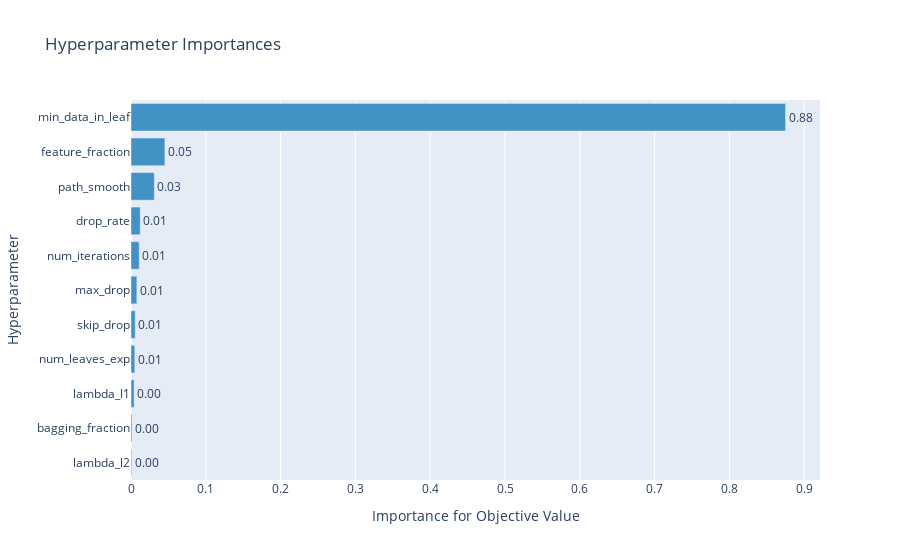

Notebook code for this chart:
### Code cell
plot_param_importances(study)

### Figure 1 — Plotly figure (JSON) as saved in the notebook; plotly's stock layout.template omitted (floating-point values rounded to 4 significant figures)
{"data": [{"cliponaxis": false, "hovertemplate": ["lambda_l2 (LogUniformDistribution): 0.0009880919092824971<extra></extra>", "bagging_fraction (DiscreteUniformDistribution): 0.001346066461506215<extra></extra>", "lambda_l1 (LogUniformDistribution): 0.004189353662151643<extra></extra>", "num_leaves_exp (IntUniformDistribution): 0.005099885136329692<extra></extra>", "skip_drop (DiscreteUniformDistribution): 0.005603484400821692<extra></extra>", "max_drop (IntUniformDistribution): 0.007841449964459544<extra></extra>", "num_iterations (IntUniformDistribution): 0.01095478729793834<extra></extra>", "drop_rate (DiscreteUniformDistribution): 0.012352893891493019<extra></extra>", "path_smooth (UniformDistribution): 0.031216791702976372<extra></extra>", "feature_fraction (DiscreteUniformDistribution): 0.04533507519309012<extra></extra>", "min_data_in_leaf (IntUniformDistribution): 0.8750721203799509<extra></extra>"], "marker": {"color": "rgb(66,146,198)"}, "orientation": "h", "text": ["0.0009880919092824971", "0.001346066461506215", "0.004189353662151643", "0.005099885136329692", "0.005603484400821692", "0.007841449964459544", "0.01095478729793834", "0.012352893891493019", "0.031216791702976372", "0.04533507519309012", "0.8750721203799509"], "textposition": "outside", "texttemplate": "%{text:.2f}", "type": "bar", "x": [0.0009881, 0.001346, 0.004189, 0.0051, 0.005603, 0.007841, 0.01095, 0.01235, 0.03122, 0.04534, 0.8751], "y": ["lambda_l2", "bagging_fraction", "lambda_l1", "num_leaves_exp", "skip_drop", "max_drop", "num_iterations", "drop_rate", "path_smooth", "feature_fraction", "min_data_in_leaf"]}], "layout": {"autosize": true, "showlegend": false, "title": {"text": "Hyperparameter Importances"}, "xaxis": {"autorange": true, "range": [0, 0.9211], "title": {"text": "Importance for Objective Value"}, "type": "linear"}, "yaxis": {"autorange": true, "range": [-0.5, 10.5], "title": {"text": "Hyperparameter"}, "type": "category"}}}
